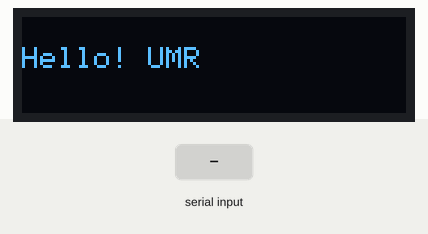
Simulated run of this sketch. Board: Arduino Uno, built with avr-gcc and run on an emulated ATmega328P. Shown: 128×32 one-colour display. The test bench sets the inputs (shaded band). What the sketch prints to the serial monitor is not drawn.

Above: at 1.2 s.
1.3 s: "1" received over Serial
At 3.5 s:
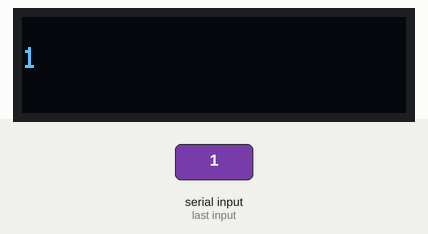
3.8 s: "0" received over Serial
At 5.5 s:
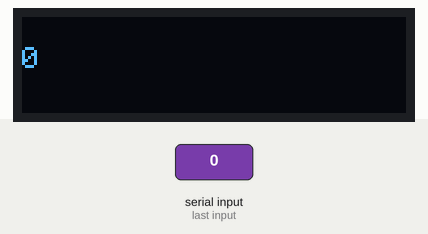
6.3 s: "2" received over Serial
At 8.6 s:
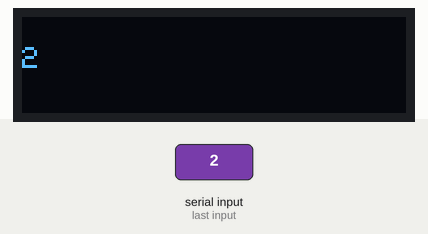
Timing chart, 0 to 10.1 s (numbered marks = the images above; inputs shaded):
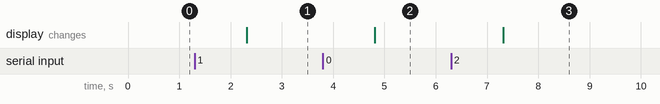

Measured:
- after the input at 1.3 s, the display: changes after 1.0 s (image 1)
- after the input at 3.8 s, the display: changes after 1.0 s (image 2)
- after the input at 6.3 s, the display: changes after 1.0 s (image 3)

The sketch:

oled.ino
```cpp
#include <Adafruit_GFX.h>
#include <Adafruit_SSD1306.h>
#include <Wire.h>
#define SCREEN_WIDTH 128
#define SCREEN_HEIGHT 32

Adafruit_SSD1306 display(SCREEN_WIDTH, SCREEN_HEIGHT, &Wire);

void setup() {
  Wire.begin();
  Serial.begin(115200);
  if (!display.begin(SSD1306_SWITCHCAPVCC, 0x3C)) {
    Serial.println(F("SSD1306 allocation failed"));
    for (;;);
  }
  display.clearDisplay();
  display.setTextSize(1);
  display.setTextColor(WHITE);
  display.setCursor(0, 10);
  display.println("Hello! UMR");
  display.display();
  Serial.println("Ready");
}
void loop() {
  Serial.println("input ready");
  while (Serial.available() == 0) {
  }
  String textstr = Serial.readString();
  Serial.println("command action");
  display.clearDisplay();
  display.setCursor(0, 10);
  display.println(textstr);
  display.display();
}
```
